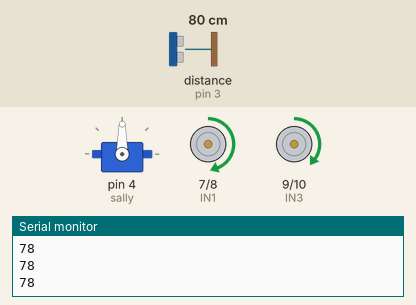
Recording of a sketch running on a simulated Arduino Uno, built with avr-gcc and run on an emulated ATmega328P. On the bench: servo, motor-driver pin pairs drawn as motors (green arrow = first pin HIGH = forward, orange = second pin HIGH = backward, longer = more drive, scaled by the enable pin), the last lines printed to the serial monitor. Wiring (inferred from the names in the program): ultrasonic range finder: trigger pin 2; echo pin 3. The inputs (shaded band) are chosen by the test bench; at power-on: distance to the obstacle (sensor on pin 3) 80 cm. The echo pulse lasts 58.3 µs per cm.

Above: at 3.2 s.
3.3 s: distance to the obstacle (sensor on pin 3) set to 55 cm
4.8 s: distance to the obstacle (sensor on pin 3) set to 49 cm
At 6.0 s:
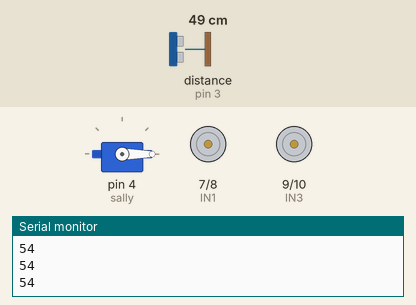
10.3 s: distance to the obstacle (sensor on pin 3) set to 2 cm
At 11.9 s:
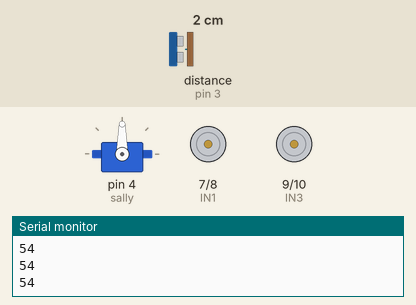
13.3 s: distance to the obstacle (sensor on pin 3) set to 60 cm
At 14.0 s:
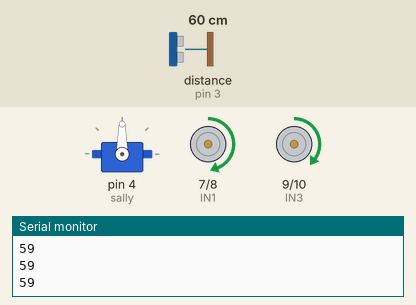
14.8 s: distance to the obstacle (sensor on pin 3) set to 4 cm
At 16.0 s:
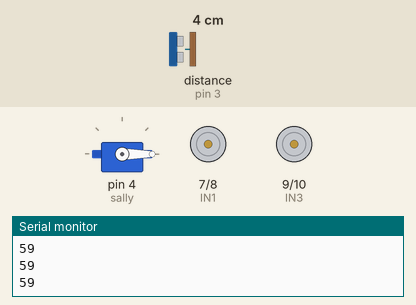
Timing chart, 0 to 18.3 s (numbered marks = the images above; inputs shaded):
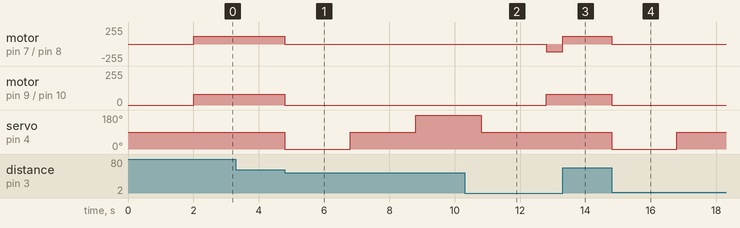

The sketch:

RobotCode.ino
```cpp
#include <Servo.h>
Servo sally;
const int ENA = 6;
const int IN1 = 7;
const int IN2 = 8;
const int IN3 = 9;
const int IN4 = 10;
const int ENB = 11;
int trig = 2;
int echo = 3;
long duration;
int distance;
int Rdist;
int Ldist;
int Hdist;

void Forward() {
  digitalWrite(IN1, HIGH);
  digitalWrite(IN2, LOW);
  digitalWrite(IN3, HIGH);
  digitalWrite(IN4, LOW);
}
void Stop() {
  digitalWrite(IN1, LOW);
  digitalWrite(IN2, LOW);
  digitalWrite(IN3, LOW);
  digitalWrite(IN4, LOW);
}
void Back() {
  digitalWrite(IN1, LOW);
  digitalWrite(IN2, HIGH);
  digitalWrite(IN3, LOW);
  digitalWrite(IN4, HIGH);
}
void Right() {
  digitalWrite(IN1, LOW);
  digitalWrite(IN2, HIGH);
  digitalWrite(IN3, HIGH);
  digitalWrite(IN4, LOW);
  delay(500);
}
void Left() {
  digitalWrite(IN1, HIGH);
  digitalWrite(IN2, LOW);
  digitalWrite(IN3, LOW);
  digitalWrite(IN4, HIGH);
  delay(500);
}
void Read() {
  digitalWrite(trig, LOW);
  delayMicroseconds(2);
  digitalWrite(trig, HIGH);
  delayMicroseconds(10);
  digitalWrite(trig, LOW);
  duration = pulseIn(echo, HIGH);
  distance = duration * 0.034/2;
}
void Lright() {
 sally.write(0);
 delay(2000);
 Read();
 Rdist = distance;
 sally.write(90);
 delay(2000);
}
void Lleft() {
 sally.write(180);
 delay(2000);
 Read();
 Ldist = distance;
 sally.write(90);
 delay(2000);
}
void Lhome() {
 Read();
 Hdist = distance;
}


void setup() {

  pinMode(ENA, OUTPUT);
  pinMode(IN1, OUTPUT);
  pinMode(IN2, OUTPUT);
  pinMode(IN3, OUTPUT);
  pinMode(IN4, OUTPUT);
  pinMode(ENB, OUTPUT);

  analogWrite(ENA, 115);
  analogWrite(ENB, 80);

  pinMode(trig, OUTPUT);
  pinMode(echo, INPUT);
  Serial.begin(9600);

  sally.attach(4);
  sally.write(90);
  delay(2000);
}

void loop() {
  Serial.begin(9600);
  Serial.println(distance);

  Lhome();
  if (Hdist > 50){
    Forward();
  }
  else {
    Stop();
    Lright();
    Lleft();
    if (Rdist > Ldist){
      Right();
    }
    else if (Rdist < Ldist){
      Left();
    }
  }
}
```

Measured:
- the behaviour switches between 52 and 51 cm on distance to the obstacle (sensor on pin 3) (found by bisection; images 0 and 1)
- after the input at 4.8 s, motor on pin 7 (IN1) / pin 8 (IN2): forward 115/255 → stopped at once; motor on pin 9 (IN3) / pin 10 (IN4): forward 80/255 → stopped at once; servo on pin 4 (sally): 90° → 0° at once, → 90° 2.0 s later, → 180° 2.0 s later
- after the input at 10.3 s, motor on pin 7 (IN1) / pin 8 (IN2): stopped → backward 115/255 after 2.5 s; motor on pin 9 (IN3) / pin 10 (IN4): stopped → forward 80/255 after 2.5 s; servo on pin 4 (sally): goes on until 10.8 s, then stays 90°
- after the input at 13.3 s, motor on pin 7 (IN1) / pin 8 (IN2): backward 115/255 → forward 115/255 at once; motor on pin 9 (IN3) / pin 10 (IN4): stays forward 80/255 (without the input it goes to stopped after 0.01 s); servo on pin 4 (sally): stays 90° (without the input it goes to 0° after 0.01 s)
- after the input at 14.8 s, motor on pin 7 (IN1) / pin 8 (IN2): forward 115/255 → stopped at once; motor on pin 9 (IN3) / pin 10 (IN4): forward 80/255 → stopped at once; servo on pin 4 (sally): 90° → 0° at once, → 90° 2.0 s later
